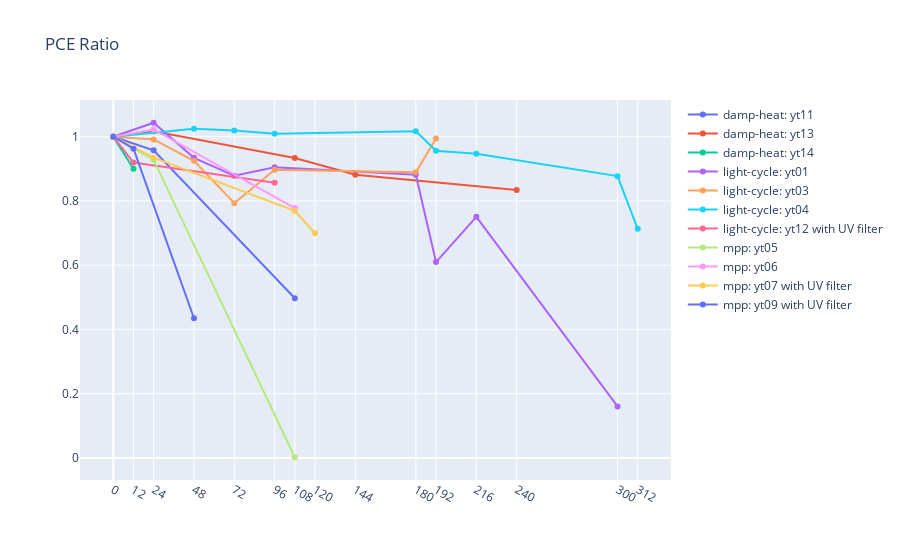

Notebook code for this chart:
### Code cell
def draw_cell_PCE_overview_ratio(data_list):
    categories = []
    for i in data_list:
        categories.extend(i['all_time'])
    categories = sorted(set(categories))
    fig = go.Figure()
    
    for i in data_list:
        cell_array = [np.nan]*len(categories)
        for j in i['max_pce_ratio']:
            cell_array[categories.index(j[0])] = j[1]
        fig.add_trace(
            go.Scatter(
                x = categories,
                y = cell_array,
                name = i['test_type']+': '+i['cell_name'],
                line_shape = 'linear',
                mode = 'lines+markers',
                connectgaps=True
            )
        )
    fig.update_layout(title='PCE Ratio',
                      xaxis = dict(
                          tickmode = 'array',
                          tickvals = categories
                      ))    
    fig.show()


draw_cell_PCE_overview_ratio(read_all_test())

### Figure 1 — Plotly figure (JSON) as saved in the notebook; plotly's stock layout.template omitted (floating-point values rounded to 4 significant figures)
{"data": [{"connectgaps": true, "line": {"shape": "linear"}, "mode": "lines+markers", "name": "damp-heat: yt11", "type": "scatter", "x": [0, 12, 24, 48, 72, 96, 108, 120, 144, 180, 192, 216, 240, 300, 312], "y": [1, null, 0.9577, null, null, null, 0.4971, null, null, null, null, null, null, null, null]}, {"connectgaps": true, "line": {"shape": "linear"}, "mode": "lines+markers", "name": "damp-heat: yt13", "type": "scatter", "x": [0, 12, 24, 48, 72, 96, 108, 120, 144, 180, 192, 216, 240, 300, 312], "y": [1, null, 1.017, null, null, null, 0.9336, null, 0.8816, null, null, null, 0.8336, null, null]}, {"connectgaps": true, "line": {"shape": "linear"}, "mode": "lines+markers", "name": "damp-heat: yt14", "type": "scatter", "x": [0, 12, 24, 48, 72, 96, 108, 120, 144, 180, 192, 216, 240, 300, 312], "y": [1, 0.8999, null, null, null, null, null, null, null, null, null, null, null, null, null]}, {"connectgaps": true, "line": {"shape": "linear"}, "mode": "lines+markers", "name": "light-cycle: yt01", "type": "scatter", "x": [0, 12, 24, 48, 72, 96, 108, 120, 144, 180, 192, 216, 240, 300, 312], "y": [1, null, 1.043, 0.9341, 0.8784, 0.9049, null, null, null, 0.8817, 0.6095, 0.7504, null, 0.1603, null]}, {"connectgaps": true, "line": {"shape": "linear"}, "mode": "lines+markers", "name": "light-cycle: yt03", "type": "scatter", "x": [0, 12, 24, 48, 72, 96, 108, 120, 144, 180, 192, 216, 240, 300, 312], "y": [1, null, 0.9915, 0.9247, 0.793, 0.8972, null, null, null, 0.8889, 0.9943, null, null, null, null]}, {"connectgaps": true, "line": {"shape": "linear"}, "mode": "lines+markers", "name": "light-cycle: yt04", "type": "scatter", "x": [0, 12, 24, 48, 72, 96, 108, 120, 144, 180, 192, 216, 240, 300, 312], "y": [1, null, null, 1.024, 1.019, 1.009, null, null, null, 1.017, 0.956, 0.9472, null, 0.8772, 0.713]}, {"connectgaps": true, "line": {"shape": "linear"}, "mode": "lines+markers", "name": "light-cycle: yt12 with UV filter", "type": "scatter", "x": [0, 12, 24, 48, 72, 96, 108, 120, 144, 180, 192, 216, 240, 300, 312], "y": [1, 0.9196, null, null, null, 0.8569, null, null, null, null, null, null, null, null, null]}, {"connectgaps": true, "line": {"shape": "linear"}, "mode": "lines+markers", "name": "mpp: yt05", "type": "scatter", "x": [0, 12, 24, 48, 72, 96, 108, 120, 144, 180, 192, 216, 240, 300, 312], "y": [1, null, 0.9277, null, null, null, 0.001956, null, null, null, null, null, null, null, null]}, {"connectgaps": true, "line": {"shape": "linear"}, "mode": "lines+markers", "name": "mpp: yt06", "type": "scatter", "x": [0, 12, 24, 48, 72, 96, 108, 120, 144, 180, 192, 216, 240, 300, 312], "y": [1, null, 1.023, null, null, null, 0.7778, null, null, null, null, null, null, null, null]}, {"connectgaps": true, "line": {"shape": "linear"}, "mode": "lines+markers", "name": "mpp: yt07 with UV filter", "type": "scatter", "x": [0, 12, 24, 48, 72, 96, 108, 120, 144, 180, 192, 216, 240, 300, 312], "y": [1, null, 0.9348, null, null, null, 0.769, 0.6994, null, null, null, null, null, null, null]}, {"connectgaps": true, "line": {"shape": "linear"}, "mode": "lines+markers", "name": "mpp: yt09 with UV filter", "type": "scatter", "x": [0, 12, 24, 48, 72, 96, 108, 120, 144, 180, 192, 216, 240, 300, 312], "y": [1, 0.9625, null, 0.4346, null, null, null, null, null, null, null, null, null, null, null]}], "layout": {"title": {"text": "PCE Ratio"}, "xaxis": {"tickmode": "array", "tickvals": [0, 12, 24, 48, 72, 96, 108, 120, 144, 180, 192, 216, 240, 300, 312]}}}
